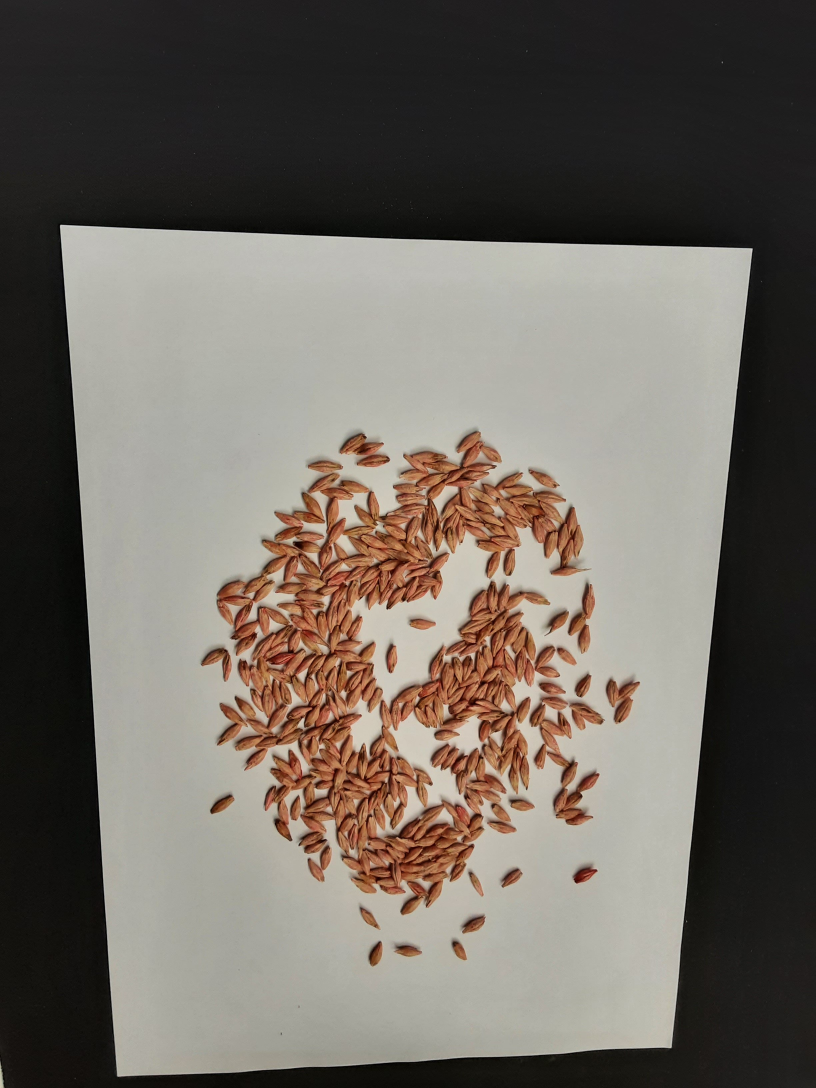
#> input picture app/mock/foto.jpg, 2448 x 3264 px (shown at 1/3 size)
$ python -i adaptive.py   (imports and definitions only)
#> lines starting #> are read from the running program, lines starting #| are printed output that depends on the picture; after the words box and inside, x2 and y2 are one past the last pixel; in counts of white or black regions, pixels touching at a corner belong together
#> further down, picture is the input picture: PIL image 2448x3264 RGB; mean R, G, B 110.7, 103.9, 96
"""Density-adaptive tiling: split the kernel area until each tile holds few kernels.

The colour mask is only a tiling aid: it decides where to cut and how small, never
what the count is. Leaves of a quadtree over the kernel bounding box partition it,
so every kernel centre has exactly one owning core. Each crop adds a halo of about
one kernel length so kernels cut by a core edge are fully visible.
"""

from __future__ import annotations

import cv2
import numpy as np
from PIL import ImageDraw

WORK = 1200  # long side of the analysis image


def kernel_mask(image) -> tuple[np.ndarray, float]:
    """Binary kernel mask at analysis scale and the scale factor to full resolution."""
    scale = max(image.size) / WORK
#> scale = 2.72
    small = np.asarray(image.resize((round(image.size[0] / scale), round(image.size[1] / scale))))
    lab = cv2.cvtColor(small, cv2.COLOR_RGB2LAB).astype(np.float32)
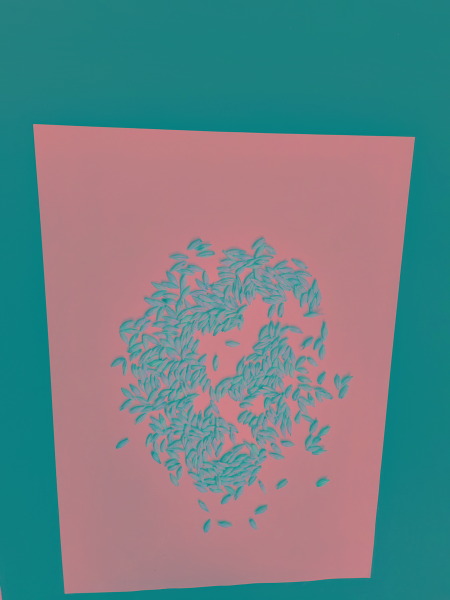
#> lab: shape (1200, 900, 3) float32 (shown at 1/2 size); mean R, G, B 108.3, 130.1, 133.2
    L = lab[..., 0]
    # Paper: the largest bright region, filled so kernels on it are inside.
    bright = (L > np.percentile(L, 60)).astype(np.uint8)
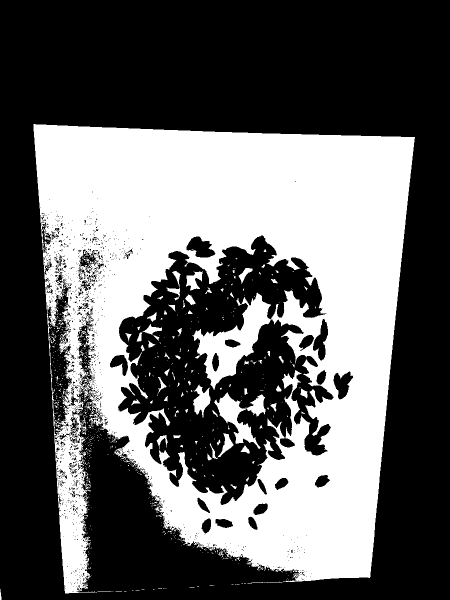
#> bright: shape (1200, 900) (shown at 1/2 size); values 0 (black) and 1 (white), 38.8% white; 792 white regions (716 under 20 px), largest, box (x1, y1, x2, y2) and area: (67, 248, 830, 1187) 405233, (428, 785, 532, 898) 4089, (386, 769, 421, 835) 1231
    n, labels, stats, _ = cv2.connectedComponentsWithStats(bright, connectivity=8)
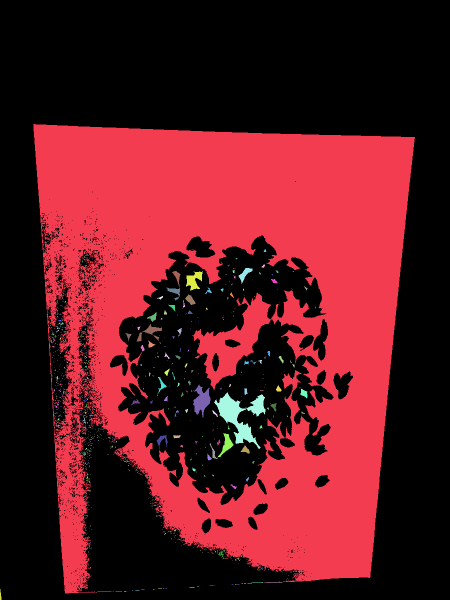
#> labels: shape (1200, 900) int32 (shown at 1/2 size); 793 distinct labels, from 0 to 792; one colour per label, 0 black
#> n = 793; stats = 793 rows, first 6: [0, 0, 900, 1200, 661052], [67, 248, 763, 939, 405233], [111, 457, 1, 1, 1], [87, 481, 1, 1, 1], [97, 481, 2, 2, 2], [93, 483, 2, 3, 3]
    if n < 2 or stats[1:, cv2.CC_STAT_AREA].max() < 0.05 * bright.size:
        raise ValueError("no white sheet found in the photo")
    paper = (labels == 1 + int(np.argmax(stats[1:, cv2.CC_STAT_AREA]))).astype(np.uint8)
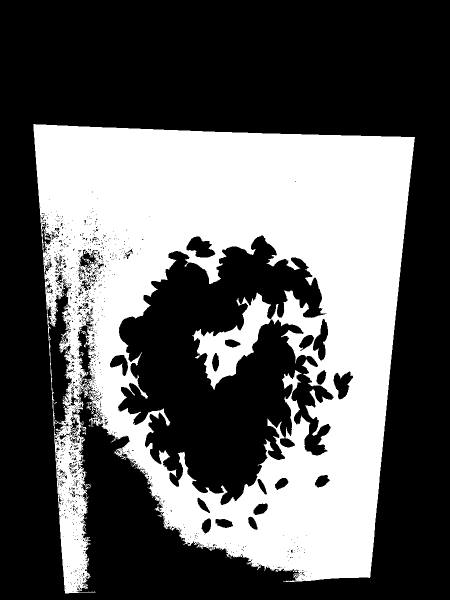
#> paper: shape (1200, 900) (shown at 1/2 size); values 0 (black) and 1 (white), 37.5% white; 1 white region, box (x1, y1, x2, y2) and area: (67, 248, 830, 1187) 405233
    hull = cv2.convexHull(cv2.findNonZero(paper))
#> hull = contour of 19 points, box (x1, y1, x2, y2) (67, 248, 830, 1187), area 625518
    inside = np.zeros_like(paper)
    cv2.fillConvexPoly(inside, hull, 1)
#> inside: shape (1200, 900); values 0 (black) and 1 (white), 58.1% white; 1 black region, box (x1, y1, x2, y2) and area: (0, 0, 900, 1200) 452876
    inside = cv2.erode(inside, np.ones((5, 5), np.uint8))
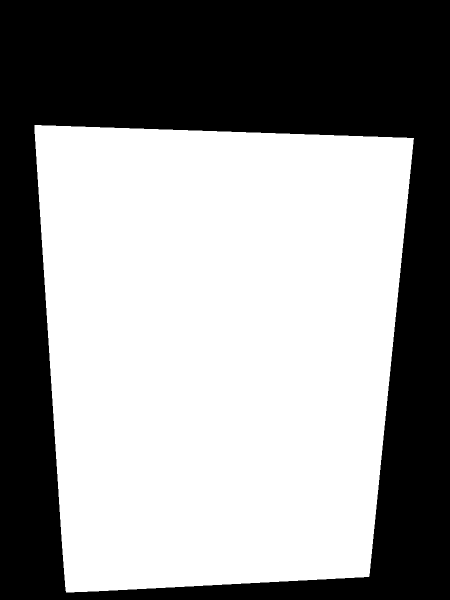
#> inside: shape (1200, 900) (shown at 1/2 size); values 0 (black) and 1 (white), 57.4% white; 1 black region, box (x1, y1, x2, y2) and area: (0, 0, 900, 1200) 459668
    # Kernels are darker than the paper around them: black-hat (closing minus image) is
    # independent of slow lighting gradients across the sheet.
    L8 = L.astype(np.uint8)
    blackhat = cv2.morphologyEx(L8, cv2.MORPH_BLACKHAT,
                                cv2.getStructuringElement(cv2.MORPH_ELLIPSE, (61, 61)))
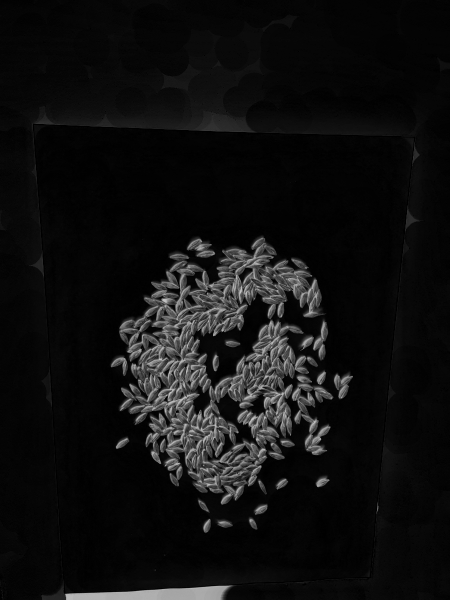
#> blackhat: shape (1200, 900) (shown at 1/2 size); min 0, max 208, mean 16
    vals = blackhat[inside > 0]
    thr, _ = cv2.threshold(vals.reshape(-1, 1), 0, 255, cv2.THRESH_BINARY + cv2.THRESH_OTSU)
#> thr = 51
    # Not clipped to the paper: the paper outline is fragile and losing a kernel is worse
    # than sending an extra tile of background. L>35 drops the marker and black cloth.
    mask = ((blackhat > max(thr, 12)) & (L > 35)).astype(np.uint8)
#> mask: shape (1200, 900); values 0 (black) and 1 (white), 9.3% white; 93 white regions (62 under 20 px), largest, box (x1, y1, x2, y2) and area: (239, 475, 649, 1009) 86751, (584, 750, 661, 910) 3994, (374, 477, 430, 515) 1095
    mask = cv2.morphologyEx(mask, cv2.MORPH_OPEN, np.ones((3, 3), np.uint8))
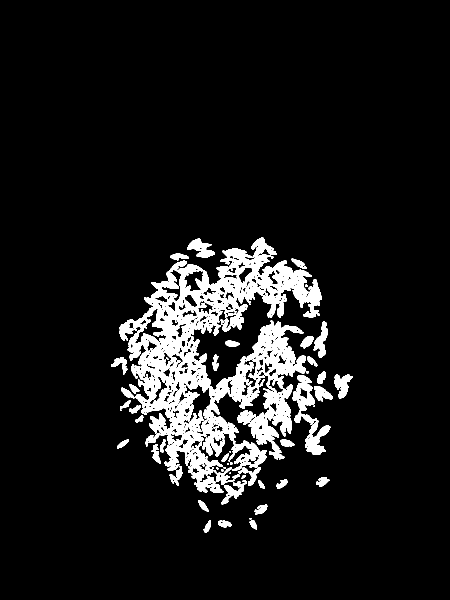
#> mask: shape (1200, 900) (shown at 1/2 size); values 0 (black) and 1 (white), 8.5% white; 73 white regions (20 under 20 px), largest, box (x1, y1, x2, y2) and area: (239, 475, 643, 986) 72194, (584, 750, 630, 850) 2134, (457, 881, 533, 942) 2071
    return mask, scale, inside


A4_MM2 = 210 * 297
KERNEL_MM2 = 20  # projected area of a typical cereal kernel; only sets tile sizes


def kernel_area(inside: np.ndarray) -> float:
    """Kernel area in analysis pixels from the A4 scale (blob sizes split on pale grain)."""
    return KERNEL_MM2 * float(inside.sum()) / A4_MM2


def estimate(mask: np.ndarray, area: float, box) -> float:
    x0, y0, x1, y1 = box
    return float(mask[y0:y1, x0:x1].sum()) / area


# [39 lines left out: functions quadtree, make_adaptive_tiles, not called in this run]


def kernel_length_px(image) -> float:
    mask, scale, inside = kernel_mask(image)
    return 1.7 * kernel_area(inside) ** 0.5 * scale

>>> from PIL import Image
>>> picture = Image.open('../../app/mock/foto.jpg')
>>> result = kernel_mask(picture)
